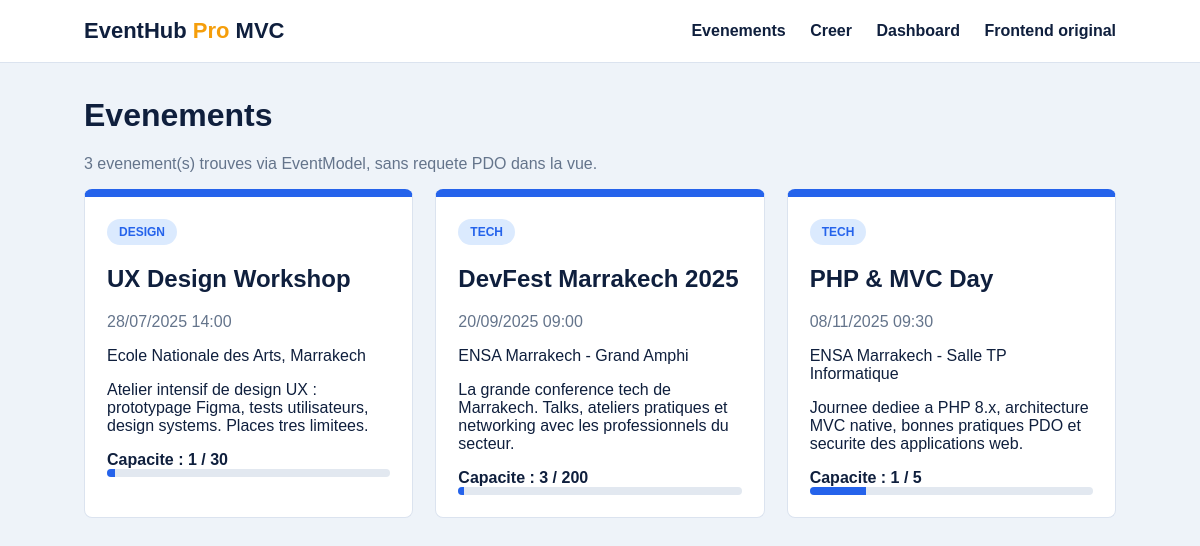
The page / on the database its author committed.
### tables this page shows
CREATE TABLE events (
    id              INT UNSIGNED AUTO_INCREMENT PRIMARY KEY,
    title           VARCHAR(255) NOT NULL,
    description     TEXT NOT NULL,
    event_date      DATETIME NOT NULL,
    location        VARCHAR(255) NOT NULL,
    capacity        SMALLINT UNSIGNED NOT NULL CHECK (capacity > 0),
    category        VARCHAR(50) NOT NULL,
    organizer_email VARCHAR(255) NOT NULL,
    organizer_id    INT UNSIGNED NULL,
    alert_sent      TINYINT(1) NOT NULL DEFAULT 0,
    created_at      DATETIME NOT NULL DEFAULT CURRENT_TIMESTAMP,
    updated_at      DATETIME NOT NULL DEFAULT CURRENT_TIMESTAMP ON UPDATE CURRENT_TIMESTAMP,
    CONSTRAINT fk_events_organizer FOREIGN KEY (organizer_id) REFERENCES users(id) ON DELETE SET NULL
);

### core/Controller.php (called while the page is built, shortened)
<?php
abstract class Controller
{
    public function __construct()
    {
        $this->pdo = Database::getInstance();
    }
    protected function view(string $view, array $data = []): void
    {
        extract($data, EXTR_SKIP);
        require __DIR__ . '/../app/Views/layouts/header.php';
        require __DIR__ . '/../app/Views/' . $view . '.php';
        require __DIR__ . '/../app/Views/layouts/footer.php';
    }
}

### app/Controllers/EventController.php (called while the page is built, shortened)
<?php
final class EventController extends Controller
{
    private EventModel $events;
    public function __construct()
    {
        $this->events = new EventModel($this->pdo);
    }
    public function index(): void
    {
        $result = $this->events->search($_GET, max(1, (int)($_GET['page'] ?? 1)), 12);
        $this->view('events/index', [
            'title' => 'Evenements',
            'events' => $result['events'],
            'total' => $result['total'],
        ]);
    }
}

### core/Router.php (called while the page is built, shortened)
<?php
final class Router
{
    private array $routes = [];
    public function dispatch(string $method, string $path): void
    {
        $path = trim($path, '/');
        $key = strtoupper($method) . ' ' . ($path === '' ? 'events' : $path);
        [$class, $action] = $this->routes[$key];
        $controller = new $class();
        $controller->$action();
    }
    private function add(string $method, string $path, array $handler): void
    {
        $path = trim($path, '/');
        $this->routes[strtoupper($method) . ' ' . ($path === '' ? 'events' : $path)] = $handler;
    }
}

### public/index.php (called while the page is built, shortened)
<?php
require_once __DIR__ . '/../core/Database.php';
require_once __DIR__ . '/../core/Controller.php';
require_once __DIR__ . '/../core/Router.php';
require_once __DIR__ . '/../app/Models/EventModel.php';
require_once __DIR__ . '/../app/Controllers/EventController.php';
$router = new Router();
$router->get('', [EventController::class, 'index']);
$router->get('events', [EventController::class, 'index']);
$router->get('events/create', [EventController::class, 'create']);
$router->post('events/store', [EventController::class, 'store']);
$router->post('events/register', [EventController::class, 'register']);
$router->match(['GET', 'POST'], 'api/events', [ApiController::class, 'events']);
$router->get('api/stats', [ApiController::class, 'stats']);
$router->get('dashboard', [DashboardController::class, 'index']);
$router->get('pdf/ticket', [PdfController::class, 'ticket']);
$router->get('pdf/report', [PdfController::class, 'report']);
$route = (string)($_GET['route'] ?? 'events');
$router->dispatch($_SERVER['REQUEST_METHOD'], $route);

### app/Models/EventModel.php (called while the page is built, shortened)
<?php
final class EventModel
{
    public function search(array $filters = [], int $page = 1, int $perPage = 12): array
    {
        $keyword = trim((string)($filters['keyword'] ?? ''));
        $category = trim((string)($filters['category'] ?? ''));
        $dateFrom = trim((string)($filters['date_from'] ?? ''));
        $dateTo = trim((string)($filters['date_to'] ?? ''));
        $hasPlaces = filter_var($filters['has_places'] ?? false, FILTER_VALIDATE_BOOLEAN);
        $tab = trim((string)($filters['tab'] ?? 'all'));
        $conditions = [];
        $bindings = [];
        $from = ' FROM events e LEFT JOIN registrations r ON r.event_id = e.id';
        $where = empty($conditions) ? '' : ' WHERE ' . implode(' AND ', $conditions);
        $countStmt = $this->pdo->prepare('SELECT COUNT(DISTINCT e.id)' . $from . $where);
        $countStmt->execute($bindings);
        $total = (int)$countStmt->fetchColumn();
        $offset = max(0, ($page - 1) * $perPage);
        $sql = 'SELECT e.*, COUNT(r.id) AS registered_count,
                       ROUND(COUNT(r.id) / e.capacity * 100) AS fill_pct
                ' . $from . $where . '
                GROUP BY e.id
                ORDER BY e.event_date ASC
                LIMIT :limit OFFSET :offset';
        $stmt = $this->pdo->prepare($sql);
        $stmt->bindValue(':limit', $perPage, PDO::PARAM_INT);
        $stmt->bindValue(':offset', $offset, PDO::PARAM_INT);
        $stmt->execute();
        return ['events' => $stmt->fetchAll(), 'total' => $total];
    }
}

### core/Database.php (called while the page is built, shortened)
<?php
final class Database
{
    private static ?PDO $instance = null;
    public static function getInstance(): PDO
    {
        if (self::$instance === null) {
            $dsn = sprintf(
                'mysql:host=%s;dbname=%s;charset=%s',
                DB_HOST,
                DB_NAME,
                DB_CHARSET
            );
            self::$instance = new PDO($dsn, DB_USER, DB_PASS, [
                PDO::ATTR_ERRMODE => PDO::ERRMODE_EXCEPTION,
                PDO::ATTR_DEFAULT_FETCH_MODE => PDO::FETCH_ASSOC,
                PDO::ATTR_EMULATE_PREPARES => false,
            ]);
        }
        return self::$instance;
    }
}

### app/Views/events/index.php (the view)
<h1>Evenements</h1>
<p class="muted"><?= (int)$total ?> evenement(s) trouves via EventModel, sans requete PDO dans la vue.</p>
<div class="grid">
    <?php foreach ($events as $event): ?>
        <?php
        $capacity = max(1, (int)$event['capacity']);
        $registered = (int)$event['registered_count'];
        $pct = min(100, (int)round($registered / $capacity * 100));
        ?>
        <article class="card">
            <span class="badge"><?= htmlspecialchars($event['category'], ENT_QUOTES, 'UTF-8') ?></span>
            <h2><?= htmlspecialchars($event['title'], ENT_QUOTES, 'UTF-8') ?></h2>
            <p class="muted"><?= date('d/m/Y H:i', strtotime($event['event_date'])) ?></p>
            <p><?= htmlspecialchars($event['location'], ENT_QUOTES, 'UTF-8') ?></p>
            <p><?= htmlspecialchars($event['description'], ENT_QUOTES, 'UTF-8') ?></p>
            <strong>Capacite : <?= $registered ?> / <?= $capacity ?></strong>
            <div class="progress" aria-label="Remplissage">
                <span style="width: <?= $pct ?>%"></span>
            </div>
        </article>
    <?php endforeach; ?>
</div>

### app/Views/layouts/header.php (shortened to what this page needs)
<!doctype html>
<html lang="fr">
<head>
</head>
<body>
<header>
    <strong>EventHub <span style="color: var(--orange)">Pro</span> MVC</strong>
    <nav>
        <a href="index.php?route=events">Evenements</a>
        <a href="index.php?route=events/create">Creer</a>
        <a href="index.php?route=dashboard">Dashboard</a>
        <a href="../index.html">Frontend original</a>
    </nav>
</header>
<main>

### app/Views/layouts/footer.php
</main>
</body>
</html>

### app/Views/layouts/header.php (style rules this page uses)
:root { --navy: #0f1f3d; --blue: #2563eb; --orange: #f59e0b; --line: #dbe3ef; }
* { box-sizing: border-box; }
body { margin: 0; font-family: Arial, sans-serif; color: var(--navy); background: #eef3f9; }
header { background: white; border-bottom: 1px solid var(--line); padding: 18px 7%; display: flex; justify-content: space-between; align-items: center; }
header strong { font-size: 22px; }
nav a { color: var(--navy); text-decoration: none; margin-left: 20px; font-weight: 700; }
main { width: min(1180px, 86vw); margin: 34px auto; }
.grid { display: grid; grid-template-columns: repeat(auto-fit, minmax(260px, 1fr)); gap: 22px; }
.card { background: white; border: 1px solid var(--line); border-radius: 8px; padding: 22px; border-top: 8px solid var(--blue); }
.muted { color: #64748b; }
.badge { display: inline-block; padding: 6px 12px; border-radius: 999px; background: #dbeafe; color: var(--blue); font-size: 12px; font-weight: 700; text-transform: uppercase; }
.progress { height: 8px; background: #e2e8f0; border-radius: 999px; overflow: hidden; }
.progress span { display: block; height: 100%; background: var(--blue); }

### rows shown on the page
events: category "DESIGN", title "UX Design Workshop", event_date "28/07/2025 14:00", location "Ecole Nationale des Arts, Marrakech", description "Atelier intensif de design UX : prototypage Figma, tests utilisateurs, design systems. Places tres limitees.", registered "1", capacity "30", $pct 3 (drawn)
events: category "TECH", title "DevFest Marrakech 2025", event_date "20/09/2025 09:00", location "ENSA Marrakech - Grand Amphi", description "La grande conference tech de Marrakech. Talks, ateliers pratiques et networking avec les professionnels du secteur.", registered "3", capacity "200", $pct 2 (drawn)
events: category "TECH", title "PHP & MVC Day", event_date "08/11/2025 09:30", location "ENSA Marrakech - Salle TP Informatique", description "Journee dediee a PHP 8.x, architecture MVC native, bonnes pratiques PDO et securite des applications web.", registered "1", capacity "5", $pct 20 (drawn)

### other values the page prints
$total "3"
